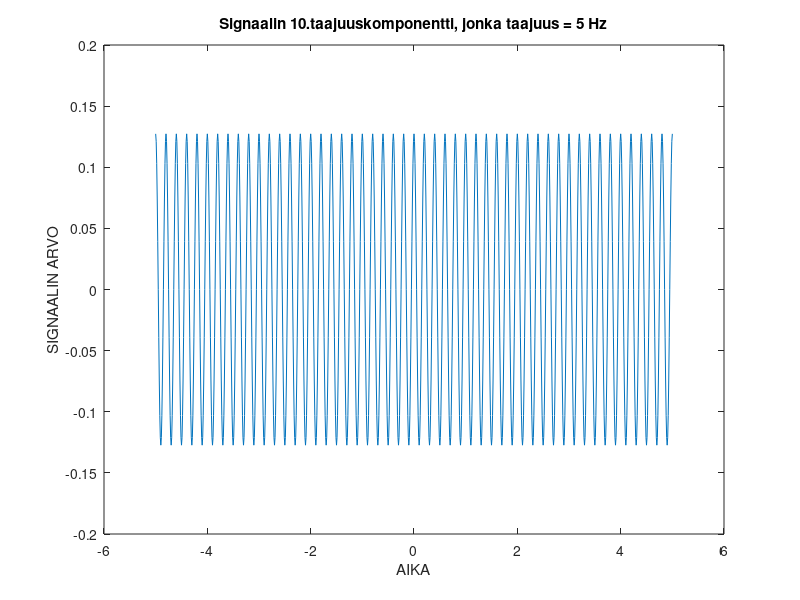
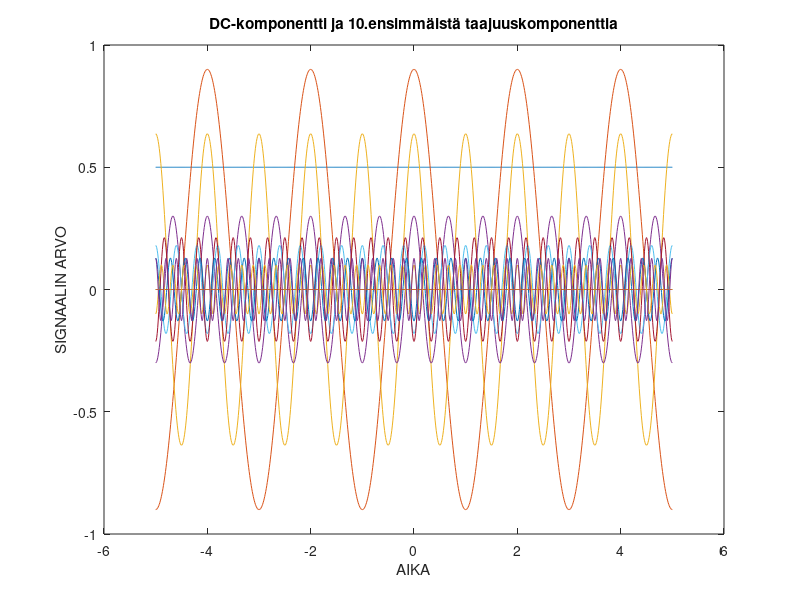
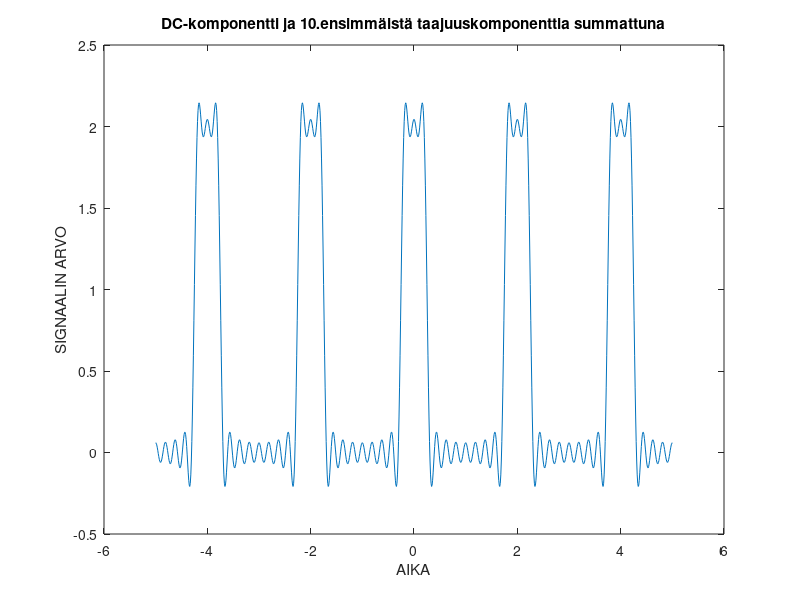
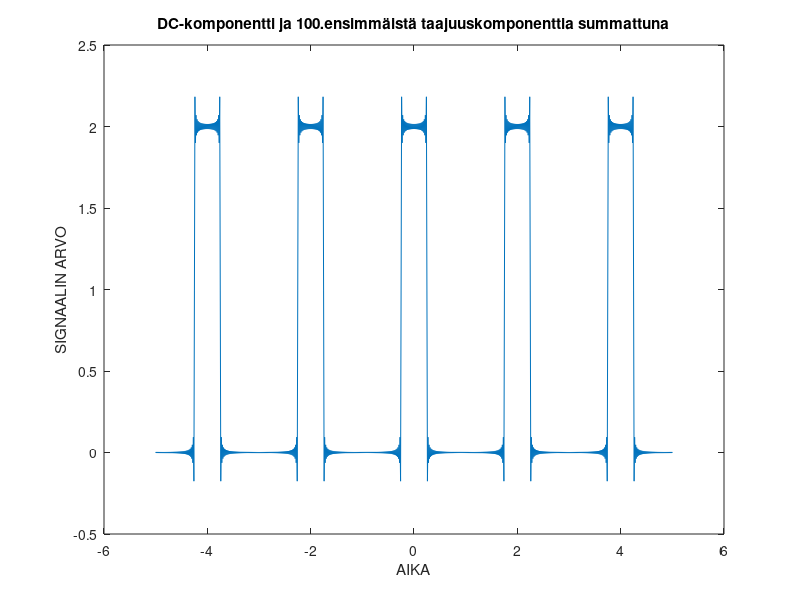

Source code (MATLAB) for these figures, in order:
clear
% Määritellään suorakaidepulssijonon parametrit
A=2;
d=0.5;
T=2;
% Muodostetaan aikavektori
t=-5:0.01:5;
% Muodostetaan DC-komponentti
DC=A*d/T;
% Alustetaan taajuuskomponenttien lukumäärä
lkm1=10;
% Alustetaan signaali
signaali_taulukko=zeros([lkm1,length(t)]);
% Muodostetaan DC-signaali
DC_signaali=zeros(1,length(t))+DC;
plot(t,DC_signaali)
legend('DC-komponentti')
xlabel('AIKA')
ylabel('SIGNAALIN ARVO')
waitforbuttonpress
% Luodaan signaalin 10 ensimmäistä taajuuskomponenttia for-silmukassa ja
% tallennetaan signaalit taulukkoon
for k=1:lkm1
    signaali_taulukko(k,:)=2*A/k/pi*sin(k*pi*d/T)*cos(k*2*pi*t/T);
    plot(t, signaali_taulukko(k,:))
    teksti=['Signaalin ',num2str(k),'.','taajuuskomponentti',', jonka taajuus = ',num2str((1/T)*k),' Hz'];
    title(teksti)
    xlabel('AIKA')
    ylabel('SIGNAALIN ARVO')
    waitforbuttonpress
end

% Piirretään kaikki signaalit samaan ikkunaan
figure;
plot(t,DC_signaali)
hold on
for k=1:lkm1
    plot(t, signaali_taulukko(k,:))
end
xlabel('AIKA')
ylabel('SIGNAALIN ARVO')
title('DC-komponentti ja 10.ensimmäistä taajuuskomponenttia')
hold off
waitforbuttonpress


figure;
% Muodostetaan summasignaali
Summasignaali=DC_signaali+sum(signaali_taulukko,1);
plot(t,Summasignaali)
xlabel('AIKA')
ylabel('SIGNAALIN ARVO')
title('DC-komponentti ja 10.ensimmäistä taajuuskomponenttia summattuna')
waitforbuttonpress

lkm2=100;
signaali_taulukko=zeros([lkm2,length(t)]);

for k=1:lkm2
    signaali_taulukko(k,:)=2*A/k/pi*sin(k*pi*d/T)*cos(k*2*pi*t/T);
   % plot(t, signaali_taulukko(k,:))
    %teksti=['Signaalin ',num2str(k),'.','taajuuskomponentti',', jonka taajuus = ',num2str((1/T)*k),' Hz'];
    %title(teksti)
    %xlabel('AIKA')
    %ylabel('SIGNAALIN ARVO')
    %waitforbuttonpress
end

figure;
% Muodostetaan summasignaali
Summasignaali=DC_signaali+sum(signaali_taulukko,1);
plot(t,Summasignaali)
xlabel('AIKA')
ylabel('SIGNAALIN ARVO')
title('DC-komponentti ja 100.ensimmäistä taajuuskomponenttia summattuna')

waitforbuttonpress

lkm3=1000;
signaali_taulukko=zeros([lkm3,length(t)]);

for k=1:lkm3
    signaali_taulukko(k,:)=2*A/k/pi*sin(k*pi*d/T)*cos(k*2*pi*t/T);
   % plot(t, signaali_taulukko(k,:))
    %teksti=['Signaalin ',num2str(k),'.','taajuuskomponentti',', jonka taajuus = ',num2str((1/T)*k),' Hz'];
    %title(teksti)
    %xlabel('AIKA')
    %ylabel('SIGNAALIN ARVO')
    %waitforbuttonpress
end

figure;
% Muodostetaan summasignaali
Summasignaali=DC_signaali+sum(signaali_taulukko,1);
plot(t,Summasignaali)
xlabel('AIKA')
ylabel('SIGNAALIN ARVO')
title('DC-komponentti ja 1000.ensimmäistä taajuuskomponenttia summattuna')
ylim([-0.2 2.2])
waitforbuttonpress

lkm4=10000;
signaali_taulukko=zeros([lkm4,length(t)]);


for k=1:lkm4
    signaali_taulukko(k,:)=2*A/k/pi*sin(k*pi*d/T)*cos(k*2*pi*t/T);
   % plot(t, signaali_taulukko(k,:))
    %teksti=['Signaalin ',num2str(k),'.','taajuuskomponentti',', jonka taajuus = ',num2str((1/T)*k),' Hz'];
    %title(teksti)
    %xlabel('AIKA')
    %ylabel('SIGNAALIN ARVO')
    %waitforbuttonpress
end

figure;
% Muodostetaan summasignaali
Summasignaali=DC_signaali+sum(signaali_taulukko,1);
plot(t,Summasignaali)
xlabel('AIKA')
ylabel('SIGNAALIN ARVO')
title('DC-komponentti ja 10000.ensimmäistä taajuuskomponenttia summattuna')
ylim([-0.2 2.2])


waitforbuttonpress

close all

%{

subplot(3,1,1)
plot(t, signaali)
% Alustetaan signaali
signaali=zeros([1,length(t)]);
% Lisätään DC-komponentti signaaliin
signaali=signaali+DC;
% Alustetaan taajuuskomponenttien lukumäärä
lkm2=10;
% Lisätään signaaliin for-silmukassa taajuuskomponetteja
for k=1:lkm2
    signaali=signaali+2*A/k/pi*sin(k*pi*d/T)*cos(k*2*pi*t/T);
end
subplot(3,1,2)
plot(t, signaali)
% Alustetaan signaali
signaali=zeros([1,length(t)]);
% Lisätään DC-komponentti signaaliin
signaali=signaali+DC;
% Alustetaan taajuuskomponenttien lukumäärä
lkm3=100;
% Lisätään signaaliin for-silmukassa taajuuskomponetteja
for k=1:lkm3
    signaali=signaali+2*A/k/pi*sin(k*pi*d/T)*cos(k*2*pi*t/T);
end
subplot(3,1,3)
plot(t, signaali)

%}
